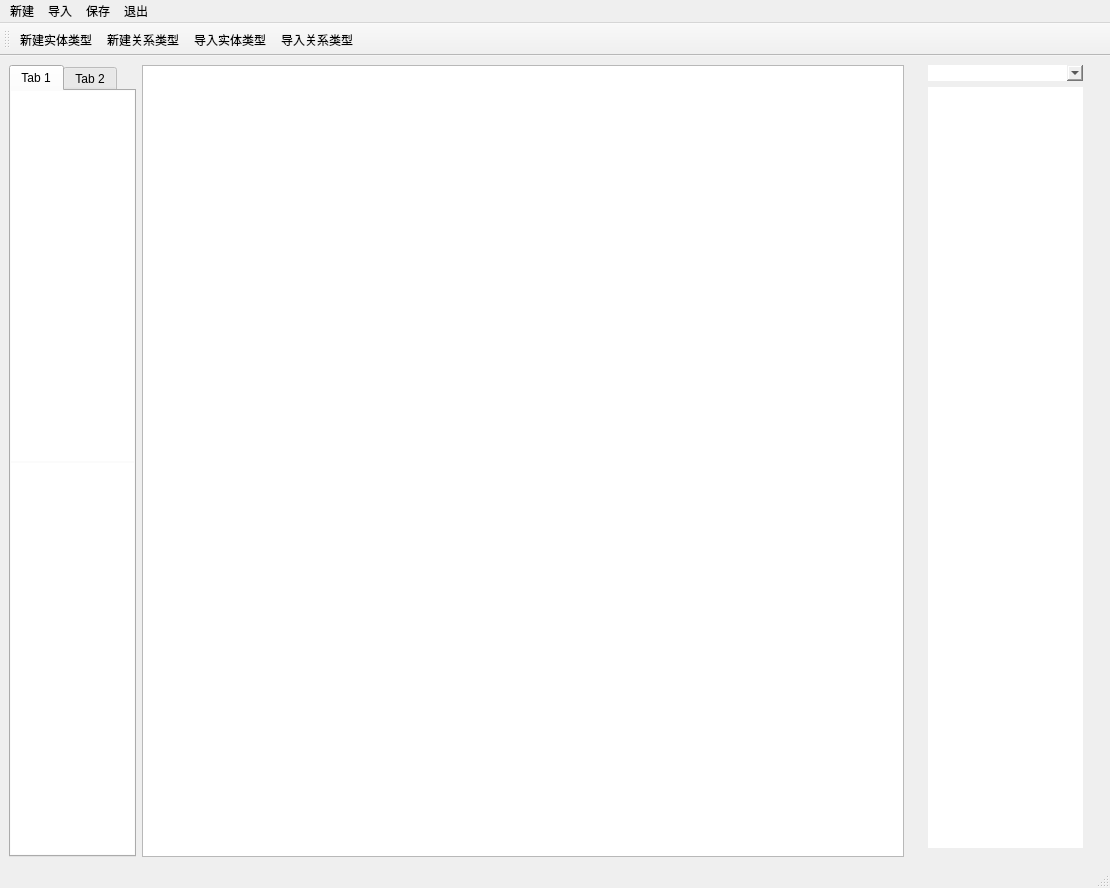
<?xml version="1.0" encoding="UTF-8"?>
<ui version="4.0">
 <class>MainWindow</class>
 <widget class="QMainWindow" name="MainWindow">
  <property name="geometry">
   <rect>
    <x>0</x>
    <y>0</y>
    <width>1110</width>
    <height>886</height>
   </rect>
  </property>
  <property name="windowTitle">
   <string>MainWindow</string>
  </property>
  <widget class="QWidget" name="centralwidget">
   <property name="minimumSize">
    <size>
     <width>1110</width>
     <height>810</height>
    </size>
   </property>
   <layout class="QHBoxLayout" name="horizontalLayout" stretch="0,4,1">
    <item>
     <widget class="QTabWidget" name="tabWidget">
      <property name="currentIndex">
       <number>0</number>
      </property>
      <widget class="QWidget" name="tab_5">
       <attribute name="title">
        <string>Tab 1</string>
       </attribute>
       <widget class="QTreeView" name="treeView">
        <property name="geometry">
         <rect>
          <x>0</x>
          <y>0</y>
          <width>141</width>
          <height>370</height>
         </rect>
        </property>
        <property name="styleSheet">
         <string notr="true">border: none;</string>
        </property>
       </widget>
       <widget class="QTreeView" name="treeView_3">
        <property name="geometry">
         <rect>
          <x>0</x>
          <y>372</y>
          <width>141</width>
          <height>391</height>
         </rect>
        </property>
        <property name="styleSheet">
         <string notr="true">border: none;</string>
        </property>
       </widget>
      </widget>
      <widget class="QWidget" name="tab_6">
       <attribute name="title">
        <string>Tab 2</string>
       </attribute>
      </widget>
     </widget>
    </item>
    <item>
     <widget class="QGraphicsView" name="graphicsView">
      <property name="minimumSize">
       <size>
        <width>660</width>
        <height>610</height>
       </size>
      </property>
     </widget>
    </item>
    <item>
     <widget class="QWidget" name="widget_2" native="true">
      <layout class="QVBoxLayout" name="verticalLayout_5">
       <property name="topMargin">
        <number>0</number>
       </property>
       <property name="bottomMargin">
        <number>0</number>
       </property>
       <item>
        <widget class="QScrollArea" name="scrollArea_3">
         <property name="styleSheet">
          <string notr="true">border: none;</string>
         </property>
         <property name="widgetResizable">
          <bool>true</bool>
         </property>
         <widget class="QWidget" name="scrollAreaWidgetContents_10">
          <property name="geometry">
           <rect>
            <x>0</x>
            <y>0</y>
            <width>164</width>
            <height>788</height>
           </rect>
          </property>
          <layout class="QVBoxLayout" name="verticalLayout_4">
           <property name="topMargin">
            <number>0</number>
           </property>
           <item>
            <widget class="QComboBox" name="comboBox"/>
           </item>
           <item>
            <widget class="QTreeView" name="treeView_kg">
             <property name="styleSheet">
              <string notr="true">border: none;</string>
             </property>
            </widget>
           </item>
          </layout>
         </widget>
        </widget>
       </item>
      </layout>
     </widget>
    </item>
   </layout>
  </widget>
  <widget class="QMenuBar" name="menubar">
   <property name="geometry">
    <rect>
     <x>0</x>
     <y>0</y>
     <width>1110</width>
     <height>26</height>
    </rect>
   </property>
   <widget class="QMenu" name="menu">
    <property name="title">
     <string>新建</string>
    </property>
    <addaction name="action1_1"/>
    <addaction name="action1_2"/>
   </widget>
   <widget class="QMenu" name="menu_2">
    <property name="title">
     <string>导入</string>
    </property>
    <addaction name="action2_1"/>
    <addaction name="action2_2"/>
    <addaction name="action2_3"/>
   </widget>
   <widget class="QMenu" name="menu_3">
    <property name="title">
     <string>保存</string>
    </property>
   </widget>
   <widget class="QMenu" name="menu_4">
    <property name="title">
     <string>退出</string>
    </property>
   </widget>
   <addaction name="menu"/>
   <addaction name="menu_2"/>
   <addaction name="menu_3"/>
   <addaction name="menu_4"/>
  </widget>
  <widget class="QStatusBar" name="statusbar"/>
  <widget class="QToolBar" name="toolBar">
   <property name="windowTitle">
    <string>toolBar</string>
   </property>
   <attribute name="toolBarArea">
    <enum>TopToolBarArea</enum>
   </attribute>
   <attribute name="toolBarBreak">
    <bool>false</bool>
   </attribute>
   <addaction name="action1_1"/>
   <addaction name="action1_2"/>
   <addaction name="action2_1"/>
   <addaction name="action2_2"/>
  </widget>
  <action name="action1_1">
   <property name="text">
    <string>新建实体类型</string>
   </property>
  </action>
  <action name="action1_2">
   <property name="text">
    <string>新建关系类型</string>
   </property>
  </action>
  <action name="action2_1">
   <property name="text">
    <string>导入实体类型</string>
   </property>
  </action>
  <action name="action2_2">
   <property name="text">
    <string>导入关系类型</string>
   </property>
  </action>
  <action name="action2_3">
   <property name="text">
    <string>导入知识图谱</string>
   </property>
  </action>
 </widget>
 <resources/>
 <connections/>
</ui>
